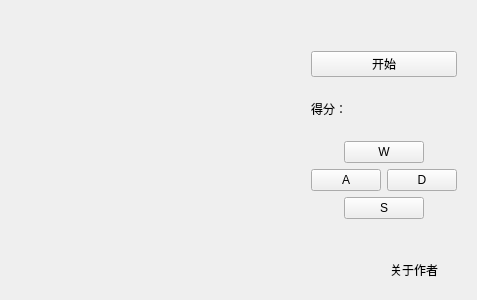
<?xml version="1.0" encoding="UTF-8"?>
<ui version="4.0">
 <class>Widget</class>
 <widget class="QWidget" name="Widget">
  <property name="geometry">
   <rect>
    <x>0</x>
    <y>0</y>
    <width>477</width>
    <height>300</height>
   </rect>
  </property>
  <property name="windowTitle">
   <string>贪吃蛇</string>
  </property>
  <widget class="QWidget" name="layoutWidget">
   <property name="geometry">
    <rect>
     <x>300</x>
     <y>40</y>
     <width>168</width>
     <height>190</height>
    </rect>
   </property>
   <layout class="QVBoxLayout" name="verticalLayout_3">
    <item>
     <layout class="QVBoxLayout" name="verticalLayout">
      <item>
       <widget class="QPushButton" name="start">
        <property name="text">
         <string>开始</string>
        </property>
        <property name="shortcut">
         <string>Return</string>
        </property>
       </widget>
      </item>
      <item>
       <layout class="QHBoxLayout" name="horizontalLayout">
        <item>
         <widget class="QLabel" name="label">
          <property name="text">
           <string>得分：</string>
          </property>
         </widget>
        </item>
        <item>
         <widget class="QLabel" name="score">
          <property name="text">
           <string/>
          </property>
         </widget>
        </item>
       </layout>
      </item>
     </layout>
    </item>
    <item>
     <layout class="QVBoxLayout" name="verticalLayout_2">
      <item>
       <layout class="QHBoxLayout" name="horizontalLayout_4">
        <item>
         <spacer name="horizontalSpacer_2">
          <property name="orientation">
           <enum>Qt::Horizontal</enum>
          </property>
          <property name="sizeHint" stdset="0">
           <size>
            <width>40</width>
            <height>20</height>
           </size>
          </property>
         </spacer>
        </item>
        <item>
         <widget class="QPushButton" name="up">
          <property name="text">
           <string>W</string>
          </property>
          <property name="shortcut">
           <string>W</string>
          </property>
         </widget>
        </item>
        <item>
         <spacer name="horizontalSpacer_3">
          <property name="orientation">
           <enum>Qt::Horizontal</enum>
          </property>
          <property name="sizeHint" stdset="0">
           <size>
            <width>40</width>
            <height>20</height>
           </size>
          </property>
         </spacer>
        </item>
       </layout>
      </item>
      <item>
       <layout class="QHBoxLayout" name="horizontalLayout_2">
        <item>
         <widget class="QPushButton" name="left">
          <property name="text">
           <string>A</string>
          </property>
          <property name="shortcut">
           <string>A</string>
          </property>
         </widget>
        </item>
        <item>
         <spacer name="horizontalSpacer">
          <property name="orientation">
           <enum>Qt::Horizontal</enum>
          </property>
          <property name="sizeHint" stdset="0">
           <size>
            <width>58</width>
            <height>17</height>
           </size>
          </property>
         </spacer>
        </item>
        <item>
         <widget class="QPushButton" name="right">
          <property name="text">
           <string>D</string>
          </property>
          <property name="shortcut">
           <string>D</string>
          </property>
         </widget>
        </item>
       </layout>
      </item>
      <item>
       <layout class="QHBoxLayout" name="horizontalLayout_3">
        <item>
         <spacer name="horizontalSpacer_4">
          <property name="orientation">
           <enum>Qt::Horizontal</enum>
          </property>
          <property name="sizeHint" stdset="0">
           <size>
            <width>40</width>
            <height>20</height>
           </size>
          </property>
         </spacer>
        </item>
        <item>
         <widget class="QPushButton" name="down">
          <property name="text">
           <string>S</string>
          </property>
          <property name="shortcut">
           <string>S</string>
          </property>
         </widget>
        </item>
        <item>
         <spacer name="horizontalSpacer_5">
          <property name="orientation">
           <enum>Qt::Horizontal</enum>
          </property>
          <property name="sizeHint" stdset="0">
           <size>
            <width>40</width>
            <height>20</height>
           </size>
          </property>
         </spacer>
        </item>
       </layout>
      </item>
     </layout>
    </item>
   </layout>
  </widget>
  <widget class="QLabel" name="drawlabel">
   <property name="geometry">
    <rect>
     <x>30</x>
     <y>30</y>
     <width>211</width>
     <height>211</height>
    </rect>
   </property>
   <property name="text">
    <string/>
   </property>
  </widget>
  <widget class="QLabel" name="label_2">
   <property name="geometry">
    <rect>
     <x>390</x>
     <y>260</y>
     <width>71</width>
     <height>20</height>
    </rect>
   </property>
   <property name="toolTip">
    <string>&lt;html&gt;&lt;head/&gt;&lt;body&gt;&lt;p&gt;    本软件由山东省实验中学高一·22班李子元、闫庆康独立开发。软件源码开放于https://github.com/singleNeuron/GluttonousSnake，允许非商业用途使用。&lt;/p&gt;&lt;/body&gt;&lt;/html&gt;</string>
   </property>
   <property name="text">
    <string>关于作者</string>
   </property>
  </widget>
 </widget>
 <layoutdefault spacing="6" margin="11"/>
 <resources/>
 <connections/>
</ui>
